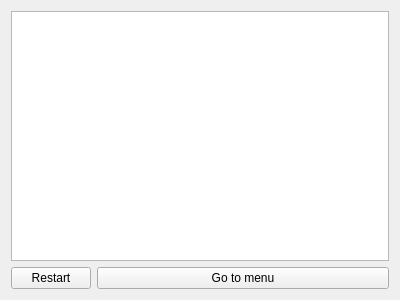
<?xml version="1.0" encoding="UTF-8"?>
<ui version="4.0">
 <class>Restart</class>
 <widget class="QWidget" name="Restart">
  <property name="geometry">
   <rect>
    <x>0</x>
    <y>0</y>
    <width>400</width>
    <height>300</height>
   </rect>
  </property>
  <property name="windowTitle">
   <string>Form</string>
  </property>
  <layout class="QFormLayout" name="formLayout">
   <item row="0" column="0" colspan="2">
    <widget class="QListView" name="listView"/>
   </item>
   <item row="1" column="0">
    <widget class="QPushButton" name="restartButton">
     <property name="text">
      <string>Restart</string>
     </property>
    </widget>
   </item>
   <item row="1" column="1">
    <widget class="QPushButton" name="backButton">
     <property name="text">
      <string>Go to menu</string>
     </property>
    </widget>
   </item>
  </layout>
 </widget>
 <resources/>
 <connections/>
</ui>
